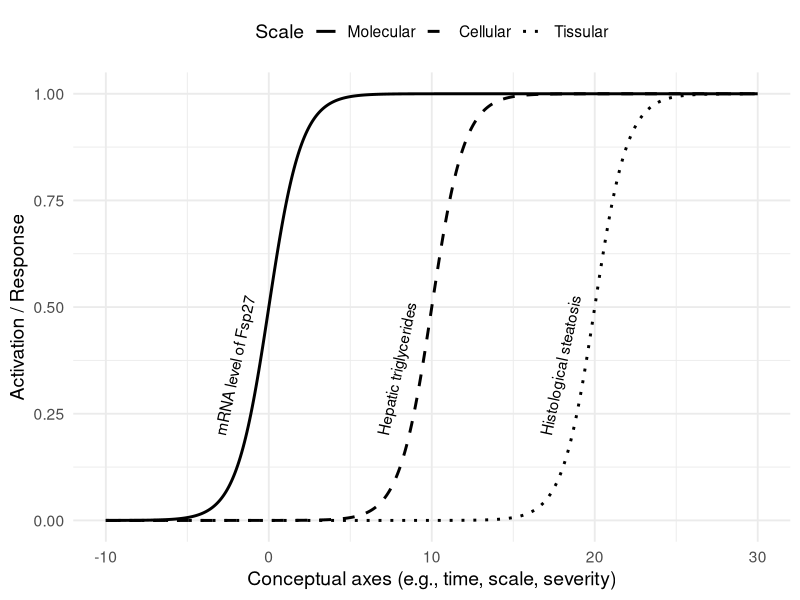

This figure's R source:
# library
library(ggplot2)

# sigmoïde
sigmoid <- function(x, x0 = 0, k = 1) {
  1 / (1 + exp(-k * (x - x0)))
}

# data
x <- seq(-10, 30, length.out = 500)
df <- data.frame(
  x = rep(x, 3),
  y = c(sigmoid(x, x0 = 0, k = 1),
        sigmoid(x, x0 = 10, k = 1),
        sigmoid(x, x0 = 20, k = 1)),
  scale = factor(rep(c("Molecular", "Cellular", "Tissular"), each = length(x)),
                 levels = c("Molecular", "Cellular", "Tissular"))
)

line_types <- c(1:3)

line_colors <- c("Molecular" = "black", 
                 "Cellular" = "black", 
                 "Tissular" = "black")

# figures
pdf(file = "figures/methods_A.pdf", width = 5.5, height = 4)
ggplot(df, aes(x = x, y = y, color = scale, linetype = scale)) +
  geom_line(size = 1) +
  scale_color_manual(values = line_colors) +
  scale_linetype_manual(values = line_types) +
  labs(
    x = "Conceptual axes (e.g., time, scale, severity)",
    y = "Activation / Response",
    color = "Scale",
    linetype = "Scale"
  ) +
  theme_minimal(base_size = 14) +
  theme(legend.position = "top") +
  # Ajout des textes sur les courbes
  annotate("text", x = -3, y = 0.20, label = "mRNA level of Fsp27", color = "black", angle = 78, hjust = 0) +
  annotate("text", x = 7, y = 0.20, label = "Hepatic triglycerides", color = "black", angle = 78, hjust = 0) +
  annotate("text", x = 17, y = 0.20, label = "Histological steatosis", color = "black", angle = 78, hjust = 0)
dev.off()
